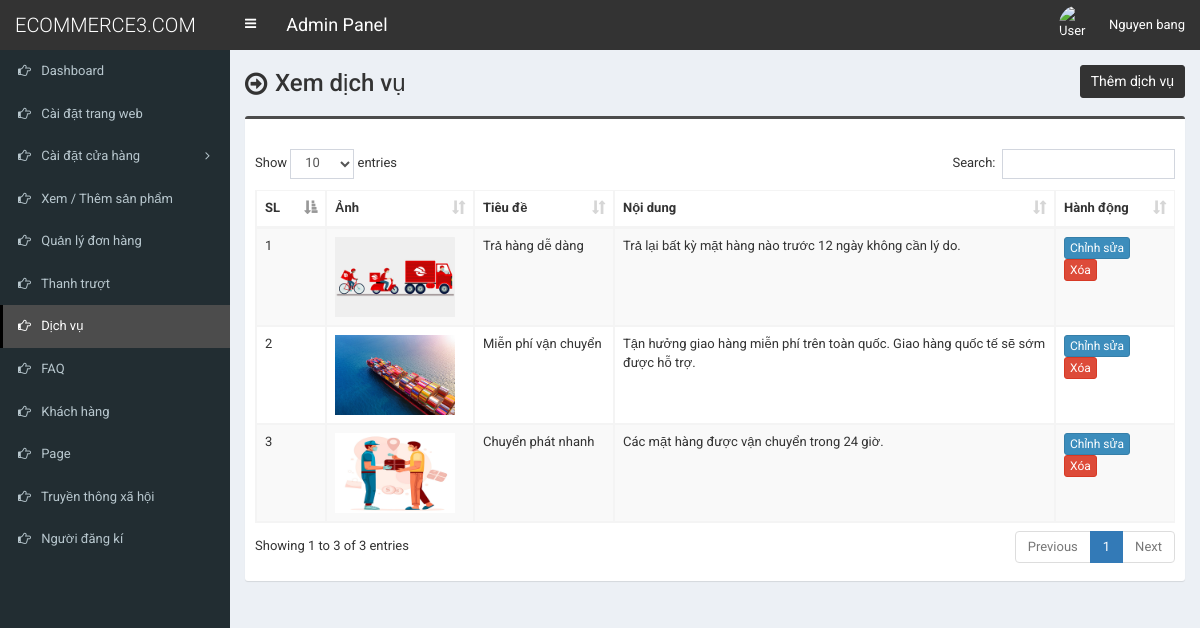
/admin/service.php (signed in), run on the app's committed database.
### tables this page shows
CREATE TABLE `tbl_service` (
  `id` int(11) NOT NULL,
  `title` varchar(255) NOT NULL,
  `content` text NOT NULL,
  `photo` varchar(255) NOT NULL
);

### admin/service.php (the view, shortened to what this page needs)
<?php require_once('header.php'); ?>
<section class="content-header">
	<div class="content-header-left">
		<h1>Xem dịch vụ</h1>
	</div>
	<div class="content-header-right">
		<a href="service-add.php" class="btn btn-primary btn-sm">Thêm dịch vụ</a>
	</div>
</section>
<section class="content">
	<div class="row">
		<div class="col-md-12">
			<div class="box box-info">
				<div class="box-body table-responsive">
					<table id="example1" class="table table-bordered table-striped">
						<thead>
							<tr>
								<th width="30">SL</th>
								<th>Ảnh</th>
								<th width="100">Tiêu đề</th>
								<th>Nội dung</th>
								<th width="80">Hành động</th>
							</tr>
						</thead>
						<tbody>
							<?php
							$i=0;
							$statement = $pdo->prepare("SELECT * FROM tbl_service");
							$statement->execute();
							$result = $statement->fetchAll(PDO::FETCH_ASSOC);
							foreach ($result as $row) {
								$i++;
								?>
								<tr>
									<td><?php echo $i; ?></td>
									<td style="width:130px;"><img src="../assets/uploads/<?php echo $row['photo']; ?>" alt="<?php echo $row['title']; ?>" style="width:120px;"></td>
									<td><?php echo $row['title']; ?></td>
									<td><?php echo $row['content']; ?></td>
									<td>
										<a href="service-edit.php?id=<?php echo $row['id']; ?>" class="btn btn-primary btn-xs">Chỉnh sửa</a>
										<a href="#" class="btn btn-danger btn-xs" data-href="service-delete.php?id=<?php echo $row['id']; ?>" data-toggle="modal" data-target="#confirm-delete">Xóa</a>
									</td>
								</tr>
								<?php
							}
							?>
						</tbody>
					</table>
				</div>
			</div>
		</div>
	</div>
</section>
<?php require_once('footer.php'); ?>

### admin/style.css (style rules this page uses)
body { font-size: 13px; font-family: 'Roboto', sans-serif; }
.content-header>h1, .content-header .content-header-left h1 { font-family: 'Roboto', sans-serif; }
.box-info { padding-top: 20px; }
.content-header { overflow: hidden; }
.content-header .content-header-left { float: left; padding-top: 5px; }
.content-header .content-header-right { float: right; }
.content-header .content-header-left h1 { margin-top: 0; margin-bottom: 0; padding-left: 30px; padding-bottom: 5px; font-size: 24px; position: relative; }
.content-header .content-header-left h1:before { position: absolute; top: 0; left: 0; font-family: 'FontAwesome', sans-serif; font-size: 26px; content: '\f18e'; }
.content-header .content-header-right a { position: relative; font-size: 14px; }
.box.box-info { border-top-color: #4c4c4c; }
.content-header .content-header-right a { background-color: #333333; border-color: #333333; }

### data on the page
tbl_service: photo (picture), title "Trả hàng dễ dàng", content "Trả lại bất kỳ mặt hàng nào trước 12 ngày không cần lý do."
tbl_service: photo (picture), title "Miễn phí vận chuyển", content "Tận hưởng giao hàng miễn phí trên toàn quốc. Giao hàng quốc tế sẽ sớm được hỗ trợ."
tbl_service: photo (picture), title "Chuyển phát nhanh", content "Các mặt hàng được vận chuyển trong 24 giờ."

### other printed values
$_SESSION['user']['full_name'] "Nguyen bang"
